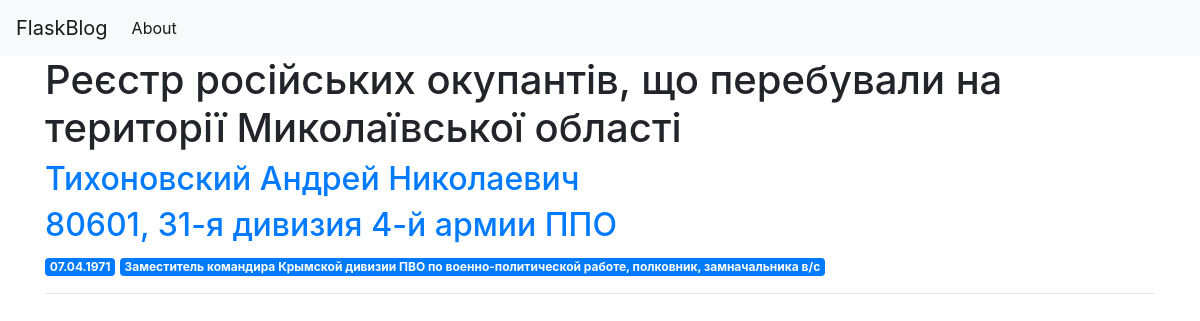
/unit/80601, 31-я дивизия 4-й армии ППО, run on an earlier commit of the app's database.
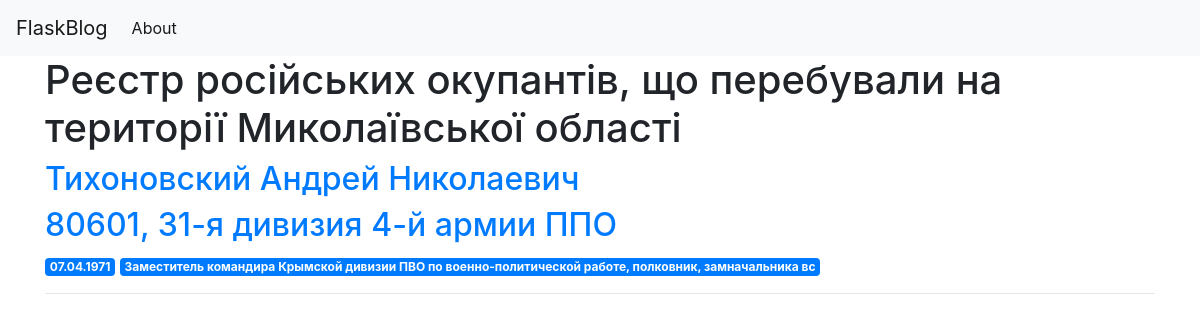
And on a later commit of the database.
### tables this page shows
CREATE TABLE posts (
        id INTEGER PRIMARY KEY AUTOINCREMENT,
        created TIMESTAMP NOT NULL DEFAULT CURRENT_TIMESTAMP,
        FIO TEXT,
        DOB TEXT,
        Position TEXT,
        Unit TEXT,
        Passport TEXT,
        Passport_Issue_Date TEXT,
        Issued_By TEXT,
        Taxpayer_Number TEXT,
        Social_Security_Number TEXT,
        Address TEXT,
        Phone_Number TEXT,
        Social_Media TEXT,
        Email TEXT,
        Status TEXT,
        Verified TEXT,
        Source TEXT,
        Image_File TEXT
    );

### app.py (the view)
@app.route('/unit/<post_unit>')
def unit(post_unit):
    print(f"Requested Post Units are: {post_unit}")
    units = get_unit(post_unit)
    return render_template('index.html', posts=units)

### app.py (called while the page is built)
def get_db_connection():
    conn = sqlite3.connect(db)
    conn.row_factory = sqlite3.Row
    return conn

def get_unit(post_unit):
    conn = get_db_connection()
    units = conn.execute('SELECT * FROM posts WHERE Unit = ?',
                        (post_unit,)).fetchall()
    conn.close()
    if units is None:
        abort(404)
    return units

### templates/index.html
{% extends 'base.html' %}
{% block content %}
    <h1>{% block title %} Реєстр російських окупантів, що перебували на території Миколаївської області {% endblock %}</h1>
    {% for post in posts %}
        <a href="{{ url_for('post', post_id=post['id'])}}">
            <h2>{{ post['FIO'] }}</h2>
        </a>
        <a href="{{ url_for('unit', post_unit=post['Unit'])}}">
            <h2>{{ post['Unit'] }}</h2>
        </a>
        <span class="badge badge-primary">{{ post['DOB'] }}</span>
        <span class="badge badge-primary">{{ post['Position'] }}</span>
        <hr>
    {% endfor %}
{% endblock %}

What changed in the data, as far as the page shows it:
changed posts "Тихоновский Андрей Николаевич": Position "Заместитель командира Крымской дивизии ПВО по военно-политической работе, полковник, замначальника в/с" → "Заместитель командира Крымской дивизии ПВО по военно-политической работе, полковник, замначальника вс"
